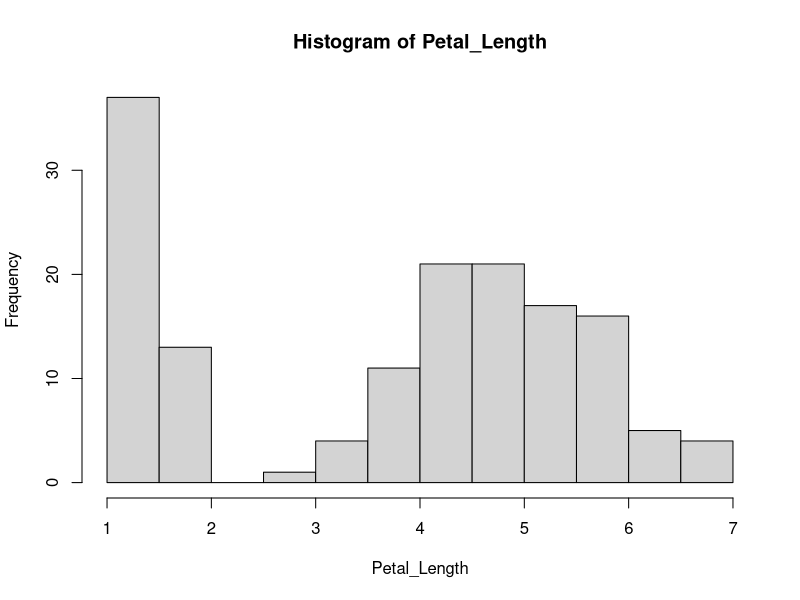

Source code (R):
#read in the data
data(iris)

#select a column and create a variable name
Petal_Length<-iris$Petal.Length

#calculates a statistic from the column 
#and save it as an object named petal_length_mean
petal_length_mean <-mean(Petal_Length)
petal_length_mean

#make a histogram plot
hist(Petal_Length)

